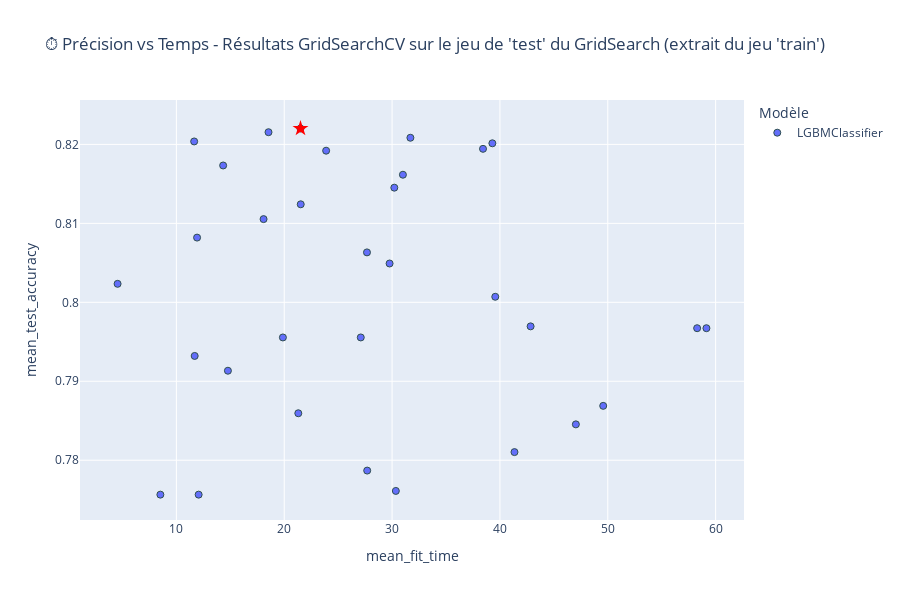
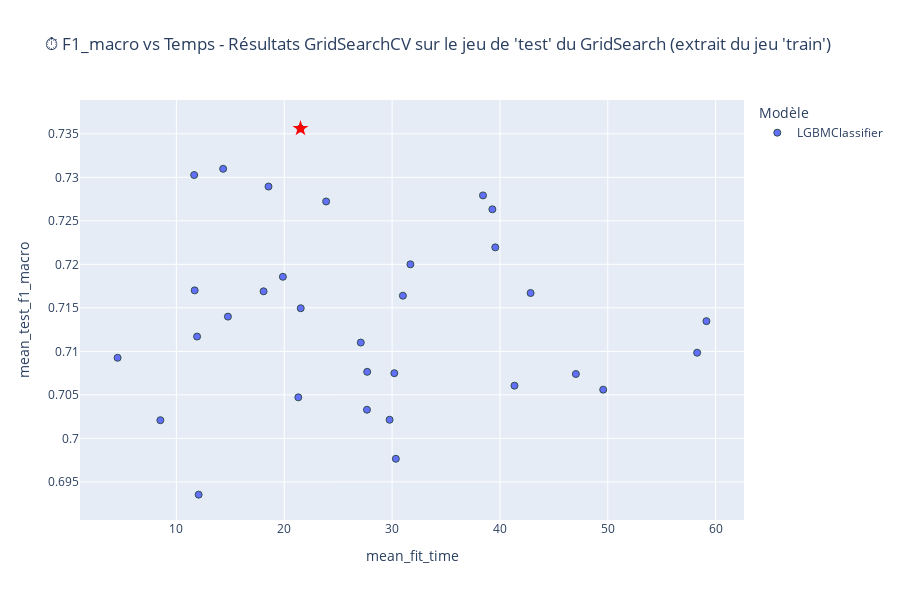
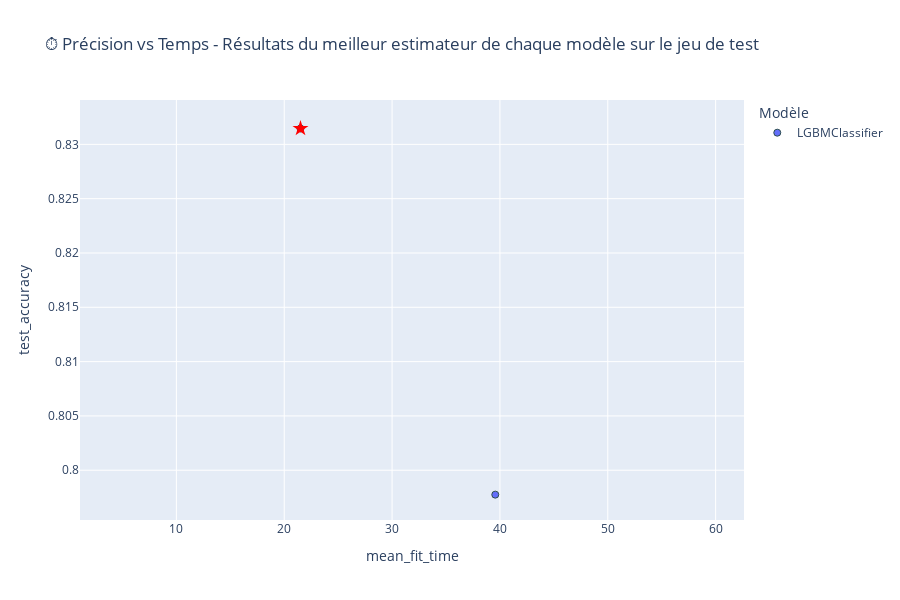
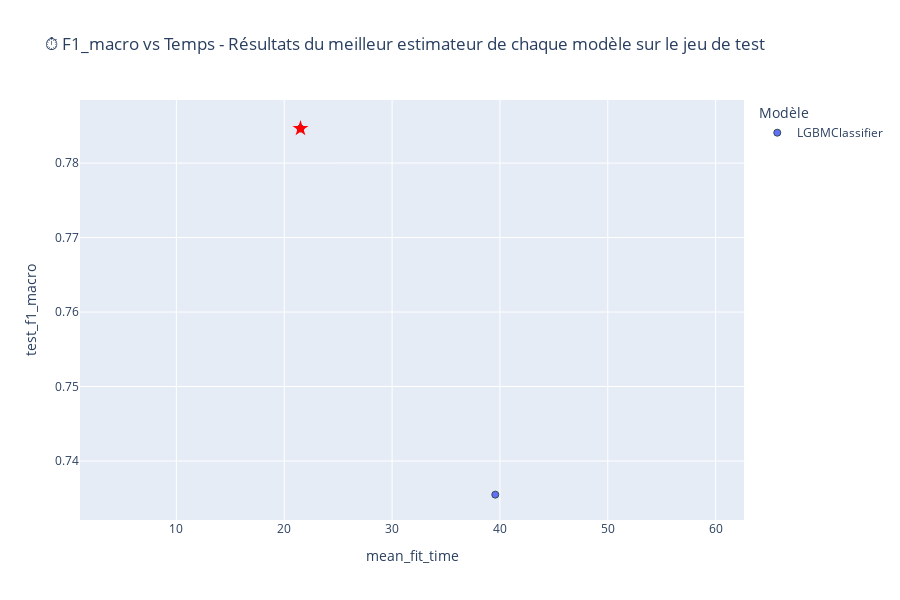

The notebook cell saved with these charts, in order:
### Code cell
import plotly.express as px
import plotly.graph_objects as go

# Création du graphique interactif pour chaque cas

for score, title in scores.items():
    
    # Trouver l’indice du meilleur modèle
    best_idx = results_df[score].idxmax()
    best_row = results_df.loc[best_idx]

    fig = px.scatter(
        results_df,
        x='mean_fit_time',
        y=score,
        color='model_name',
        hover_data={
            'model_name': True,
            'params_str': True,
            'mean_fit_time': ':.2f',
            score: ':.4f',
        },
        title=title
    )
    fig.update_traces(marker=dict(size=7, line=dict(width=1, color='DarkSlateGrey')))

    # Ajouter un marqueur spécial pour le meilleur point
    fig.add_trace(go.Scatter(
        x=[best_row['mean_fit_time']],
        y=[best_row[score]],
        mode='markers+text',
        marker=dict(
            color='red',
            size=12,
            symbol='star'
        ),
        # text=["🏆"],
        textposition="top center",
        hoverinfo='skip',  # pour ne pas gêner les tooltips de px
        showlegend=False
    ))

    fig.update_layout(legend_title_text='Modèle', height=600)
    fig.show()
